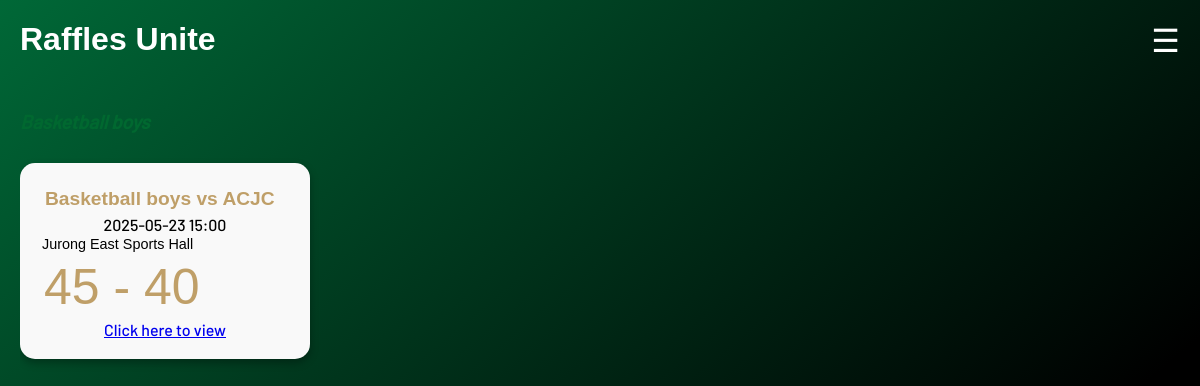
Screenshot of /cca/3b with the database file from the repository.
### tables this page shows
CREATE TABLE Accounts (
            ccaid TEXT PRIMARY KEY,
            ccaname TEXT,
            pw TEXT
        );

CREATE TABLE "Posts" (
	"ccaid"	TEXT,
	"postid"	TEXT,
	"ccaname"	TEXT,
	"opp"	TEXT,
	"date"	TEXT,
	"time"	TEXT,
	"venue"	TEXT,
	"riscore"	INTEGER,
	"opscore"	INTEGER,
	"result"	TEXT,
	"vid"	TEXT,
	"caption"	TEXT,
	PRIMARY KEY("postid"),
	FOREIGN KEY("ccaid") REFERENCES "Accounts"("ccaid")
);

### app.py (the view)
@app.route('/cca/<ccaid>')
def cca_page(ccaid):
    posts = get_posts_by_ccaid(ccaid)
    ccaname = get_ccaname_byid(ccaid)
    return render_template('cca.html', posts=posts, ccaname=ccaname)

### db.py (called while the page is built)
def get_posts_by_ccaid(ccaid): #gives dict of posts by ccaid (dict required as the details might have to be changed by user)
    conn = sqlite3.connect('unite.db')
    conn.row_factory = sqlite3.Row
    cursor = conn.cursor()
    cursor.execute('''
        SELECT postid, opp, date, time, venue, caption, riscore, opscore, vid
        FROM posts
        WHERE ccaid = ?
        ORDER BY date DESC
    ''', (ccaid,))
    rows = cursor.fetchall()
    posts = [dict(row) for row in rows]
    conn.close()
    return posts

def get_ccaname_byid(ccaid):
    conn = sqlite3.connect("unite.db")
    cursor = conn.cursor()
    cursor.execute("""
        SELECT ccaname
        FROM Accounts
        WHERE ccaid = ?
        LIMIT 1
    """, (ccaid,))
    result = cursor.fetchone()
    conn.close()
    if result:
        return result[0]
    else:
        return "Unnamed CCA"  # or return None, and handle it in route

### templates/cca.html (shortened to what this page needs)
<!DOCTYPE html>
<html lang="en">
<head>
    <link rel="stylesheet" href="{{ url_for('static', filename='styles.css') }}">
</head>
<body>
    <div class="header">
        <h1>Raffles Unite</h1>
        <div class="dropdown">
            <div class="dropdown-button">☰</div>
        </div>
    </div>
    <div class="section-title">{{ ccaname }}</div>
    <div class="scroll-container">
        {% for game in posts %}
            <div class="card">
                <div class="matchup">{{ ccaname }} vs {{ game.opp }}</div>
                <div>{{ game.date }} {{ game.time }}</div>
                <div class="venue">{{ game.venue }}</div>
                <div class="score">{{ game.riscore }} - {{ game.opscore }}</div>
                <a href="{{ url_for('post', postid=game.postid) }}">Click here to view</a>
            </div>
        {% endfor %}
    </div>
</body>
</html>

### static/styles.css (style rules this page uses)
html { min-height: 130%; background: linear-gradient(140deg, #006837, #000000, #000000, #bf9f68); background-attachment: fixed; padding-bottom: 10%; }
body { height: 100%; font-family: 'Barlow', sans-serif; color: white; margin: 0; padding-left: 20px; padding-right: 20px; }
h1 { font-family: 'Glacial Indifference', sans-serif; font-size: 2em; }
.header { display: flex; justify-content: space-between; align-items: center; }
.dropdown { position: relative; display: inline-block; }
.dropdown-button { font-size: 2em; cursor: pointer; }
.section-title { font-size: 1.5em; margin-top: 30px; font-weight: bold; font-style: italic; }
.scroll-container { display: flex; overflow-x: auto; padding: 20px 0; gap: 20px; }
.card { width: 250px; min-height: 180; background-color: #f9f9f9; color: black; border-radius: 15px; padding: 20px; flex-shrink: 0; box-shadow: 0 4px 8px rgba(0,0,0,0.3); text-align: center; }
.card .matchup { font-weight: bold; font-family: 'Glacial Indifference', sans-serif; color: #bf9f68; font-size: larger; padding: 5px; }
.card .venue { font-size: 0.9em; padding: 2px; }
.card .score { font-family: 'Glacial Indifference', sans-serif; font-size: 50px; padding: 4px; }
.section-title { font-size: 1.2rem; font-weight: bold; color: #006830; margin-bottom: 10px; }
.matchup { font-family: 'Glacial Indifference', sans-serif; color: #bf9f68; font-size: 80px; text-align: left; padding-bottom: 2px; }
.score { font-family: 'Glacial Indifference', sans-serif; text-align: left; color: #bf9f68; font-size: 50px; padding-bottom: 20px; }
.venue { font-weight: lighter; text-align: left; font-family: 'Glacial Indifference', sans-serif; font-size: 1em; color: black; }

### rows the page displays
Posts: opp "ACJC", date "2025-05-23", time "15:00", venue "Jurong East Sports Hall", riscore "45", opscore "40"
Accounts: ccaname "Basketball boys"
